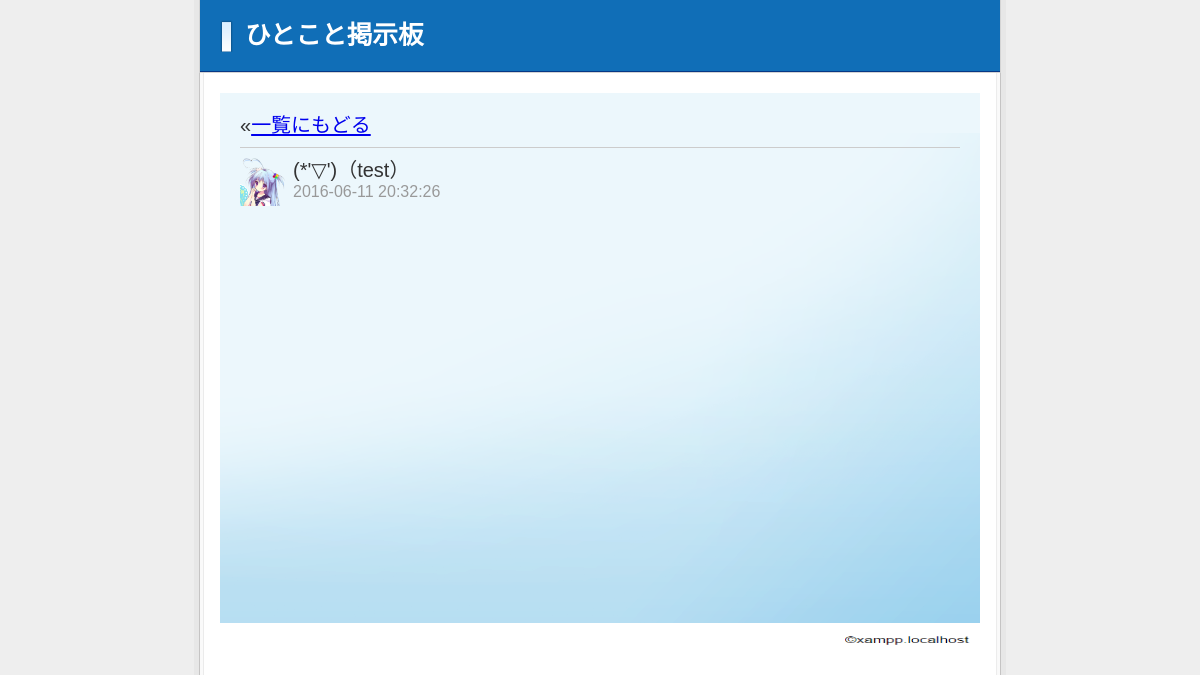
Page /view.php?id=26 (signed in) on the committed database.
### tables this page shows
CREATE TABLE `posts` (
  `id` int(11) NOT NULL,
  `message` text NOT NULL,
  `member_id` int(11) NOT NULL,
  `reply_post_id` int(11) NOT NULL,
  `created` datetime NOT NULL,
  `modified` timestamp NOT NULL DEFAULT CURRENT_TIMESTAMP ON UPDATE CURRENT_TIMESTAMP
);

CREATE TABLE `members` (
  `id` int(11) NOT NULL,
  `name` varchar(255) NOT NULL,
  `email` varchar(255) NOT NULL,
  `password` varchar(100) NOT NULL,
  `picture` varchar(255) NOT NULL,
  `created` datetime NOT NULL,
  `modified` timestamp NOT NULL DEFAULT CURRENT_TIMESTAMP ON UPDATE CURRENT_TIMESTAMP
);

### view.php (the view, shortened to what this page needs)
<?php
$sql = sprintf('SELECT m.name, m.picture, p.* FROM members m, posts p WHERE m.id=p.member_id AND p.id=%d ORDER BY p.created DESC',
	mysql_real_escape_string($_REQUEST['id'])
);
$posts = mysql_query($sql) or die(mysql_error());
?>
<!DOCTYPE html PUBLIC "-//W3C//DTD XHTML 1.0 Transitional//EN" "http://www.w3.org/TR/xhtml1/DTD/xhtml1-transitional.dtd">
<html xmlns="http://www.w3.org/1999/xhtml">
<head>
<link rel="stylesheet" type="text/css" href="style.css" />
</head>
<body>
<div id="wrap">
  <div id="head">
    <h1>ひとこと掲示板</h1>
  </div>
  <div id="content">
  <p>&laquo;<a href="index.php">一覧にもどる</a></p>
<?php
if ($post = mysql_fetch_assoc($posts)):
?>
    <div class="msg">
    <img src="member_picture/<?php echo htmlspecialchars($post['picture'], ENT_QUOTES, 'UTF-8'); ?>" width="48" height="48" alt="<?php echo htmlspecialchars($post['name'], ENT_QUOTES, 'UTF-8'); ?>" />
    <p><?php echo htmlspecialchars($post['message'], ENT_QUOTES, 'UTF-8'); ?><span class="name">（<?php echo htmlspecialchars($post['name'], ENT_QUOTES, 'UTF-8'); ?>）</span></p>
    <p class="day"><?php echo htmlspecialchars($post['created'], ENT_QUOTES, 'UTF-8'); ?></p>
    </div>
<?php
else:
?>
	<p>その投稿は削除されたか、URLが間違えています</p>
<?php
endif;
?>
  </div>
  <div id="foot">
    <p><img src="images/txt_copyright.png" width="136" height="15" alt="(C) H2O Space. MYCOM" /></p>
  </div>
</div>
</body>
</html>

### style.css (style rules this page uses)
body,div,dl,dt,dd,ul,ol,li,h1,h2,h3,h4,h5,h6,pre,code,form,fieldset,legend,input,button,textarea,p,blockquote,th,td { margin:0;padding:0; }
fieldset,img { border:0; }
h1,h2,h3,h4,h5,h6 { font-size:100%;font-weight:normal; }
body { font:13px/1.231 arial,helvetica,clean,sans-serif;*font-size:small;*font:x-small; }
body { background: url(images/bg_main.png) top center repeat-y #eeeeee; color: #333; }
#wrap { width: 802px; margin: 0 auto; }
#head { border-left: 1px solid #d4d4d4; border-right: 1px solid #d4d4d4; border-bottom: 1px solid #d4d4d4; background: url(images/bg_head.png) bottom left repeat-x #106eb7; color: #fff; padding: 20px; margin-bottom: 20px; }
h1 { background: url(images/bg_ttl.png) top left no-repeat; padding-left: 25px; font-size: 197%; font-weight: bold; }
#content { padding: 20px; background: url(images/bg_content.png) left bottom no-repeat #ecf7fc; width: 720px; min-height: 490px; margin: 0 auto; margin-bottom: 10px; font-size: 153.9%; }
p { line-height: 1.2em; margin-bottom: 0.5em; }
#foot { width: 780px; text-align: right; }
.msg { clear: both; border-top: 1px solid #ccc; padding: 10px 0; }
.msg img { float: left; margin-right: 5px; }
.msg p { margin: 0; }
.msg .day, .msg .day a { font-size: 80%; color: #999; }

### rows in the picture
posts: member.name (picture), message "(*'▽')", member.name "test", created "2016-06-11 20:32:26"
